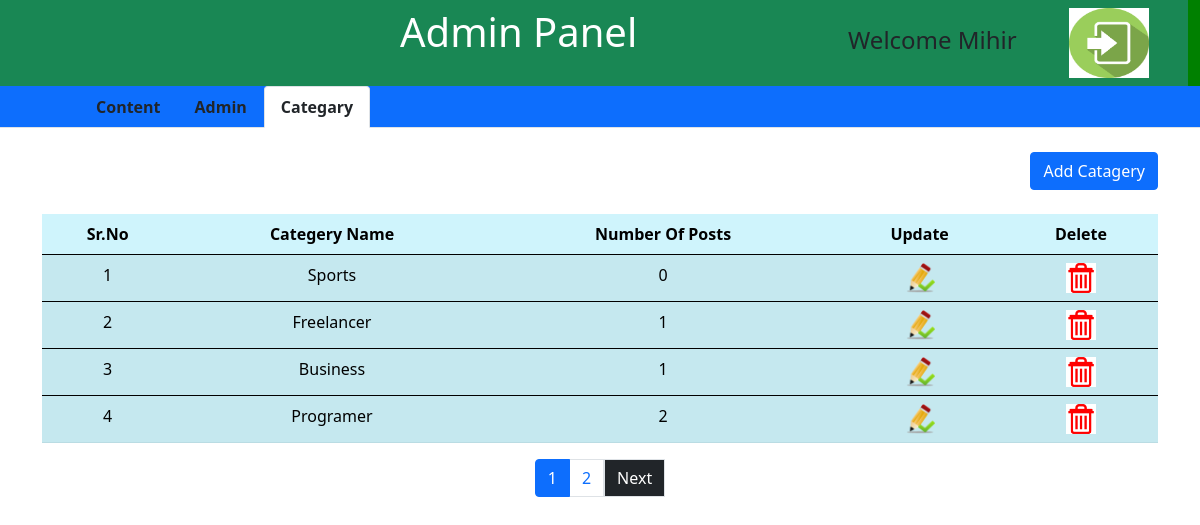
The page /Catagery.php (signed in) on the database its author committed.
### tables this page shows
CREATE TABLE `categary` (
  `cat_id` int(11) NOT NULL,
  `categary` varchar(20) NOT NULL,
  `post` tinyint(4) DEFAULT 0
);

### Catagery.php (the view, shortened to what this page needs)
<?php
include'header.php';
?>
<!DOCTYPE html>
<html lang="en">
<head>
    <link href="https://cdn.jsdelivr.net/npm/bootstrap@5.0.0-beta3/dist/css/bootstrap.min.css" rel="stylesheet"
>
</head>
<body>
<ul class="nav nav-tabs bg-primary " id="myTab" role="tablist" >
<li class="nav-item  " role="presentation">
<button class="nav-link  c1  " id="home-tab" data-bs-toggle="tab" data-bs-target="#home" type="button" role="tab" aria-controls="home" aria-selected="true">
<a href="content.php " class="text-decoration-none text-dark">Content</a>
</button>
</li>
<?php
if($_SESSION['role']==1){
?>
<li class="nav-item" role="presentation">
<button class="nav-link c1 " id="profile-tab" data-bs-toggle="tab" data-bs-target="#profile" type="button" role="tab" aria-controls="profile" aria-selected="false">
 <a href="show.php" class="text-decoration-none text-dark"> Admin</a>
</button>
</li>
<li class="nav-item" role="presentation">
<button class="nav-link c1 active" id="contact-tab" data-bs-toggle="tab" data-bs-target="#contact" type="button" role="tab" aria-controls="contact" aria-selected="false">
<a href="Catagery.php" class="text-decoration-none text-dark">Categary</a>
</button>
</li>
<?php
}
?>
</ul>
<br>
    <div class="container">
        <div class="d-grid gap-2 d-md-flex justify-content-md-end">
            <button type="button" class="btn btn-primary  " data-bs-toggle="modal" data-bs-target="#Addcategery">
                Add Catagery
            </button>
        </div>
    </div>
    <div class="container mt-4">
        <table class="table table-info table-striped">
            <thead class="text-center">
                <tr>
                    <th scope="col">Sr.No</th>
                    <th scope="col">Categery Name</th>
                    <th scope="col">Number Of Posts</th>
                    <th scope="col">Update</th>
                    <th scope="col">Delete</th>
                </tr>
            </thead>
            <?php
$limit=4;
if(isset($_GET['page'])){
    $page_no=$_GET['page'];
}else{
    $page_no=1;
}
$offset=($page_no-1)*$limit;
$sql1="SELECT * from `categary` order by cat_id desc Limit $offset,$limit ";
$result=mysqli_query($cn,$sql1);
if(mysqli_num_rows($result)>0){
    $sr=$offset+1;
    while($row=mysqli_fetch_assoc($result)){
?>
            <tbody class="text-center">
                <tr>
                    <td><?php echo $sr ;?></td>
                    <td><?php echo $row['categary'];?></td>
                    <td><?php echo $row['post']; ?></td>
                    <td> <a href="categary_code.php?id=<?php echo $row['cat_id'];?>" class=" text-decoration-none"><img
                                src="./Design/Images/update.ico" alt="Uapdate" height="30px"></a> </td>
                    <td> <a href="delete_cat.php?id=<?php echo $row['cat_id'];?>" class="text-decoration-none"
                            onclick="msg()"> <img src="./Design/Images/Dlete.png" alt="Delete" height="30px"></a></td>
                </tr>
            </tbody>
            <?php
            $sr++;
    }
}
?>
        </table>
    </div>
    <nav aria-label="Page navigation example">
        <ul class="pagination justify-content-center">
            <?php
$sql2="SELECT * From `categary`";
$res=mysqli_query($cn,$sql2);
if(mysqli_num_rows($res)>0){
$Total_records=mysqli_num_rows($res);
$page=ceil($Total_records/$limit);
for($p=1;$p<=$page;$p++){
    if($p==$page_no){
      $active="active";
    }else
    {
        $active="";
    }
echo'<li class=" '.$active.' page-item"><a class="page-link " href="Catagery.php?page='.$p.' ">'.$p.'</a></li>';
}
if($page_no<$page){
    echo'<li class="">
    <a class=" active page-link  bg-dark text-white " href="Catagery.php?page='.($page_no+1).'" tabindex="-1" aria-disabled="true">Next</a>
  </li>';
}
}
?>
        </ul>
    </nav>
</body>
</html>

### header.php (style rules this page uses)
.c1 { color: white; font-weight: bold; }

### rows shown on the page
categary: categary "Sports", post "0"
categary: categary "Freelancer", post "1"
categary: categary "Business", post "1"
categary: categary "Programer", post "2"

### other values the page prints
$_SESSION['Uname'] "Mihir"
